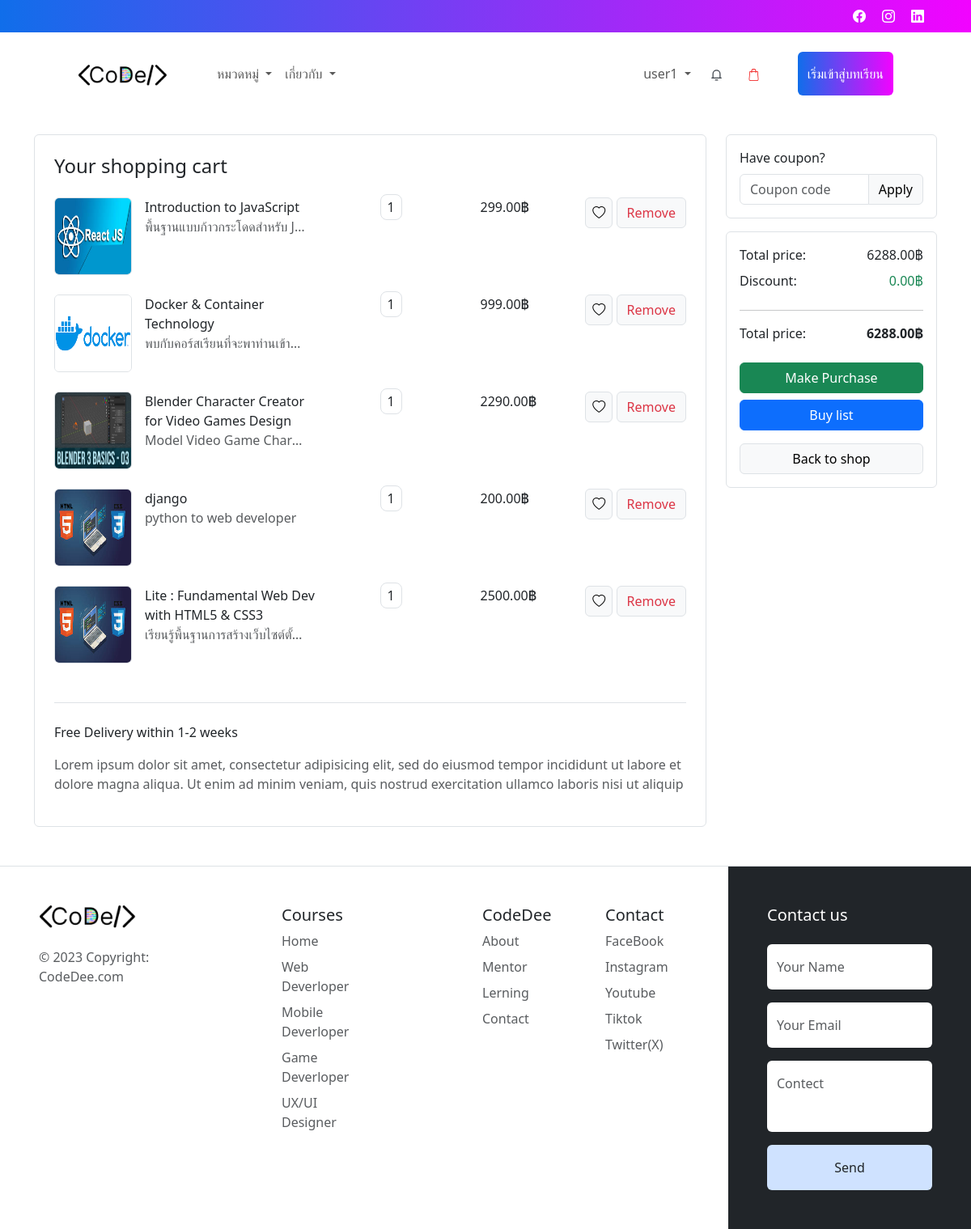
Page /cart_2.php (signed in) on the committed database.
### tables this page shows
CREATE TABLE `user` (
  `user_id` int(11) NOT NULL,
  `profile` varchar(100) NOT NULL,
  `user_username` varchar(20) NOT NULL,
  `user_password` varchar(20) NOT NULL,
  `user_fullname` varchar(50) NOT NULL,
  `user_email` varchar(50) NOT NULL,
  `user_address` varchar(100) NOT NULL,
  `tel` varchar(10) NOT NULL,
  `img_banking` varchar(50) DEFAULT NULL,
  `number_banking` varchar(15) DEFAULT NULL,
  `status_id` int(11) NOT NULL,
  `occupation` varchar(20) DEFAULT NULL,
  `detail` varchar(100) DEFAULT NULL
);

CREATE TABLE `basket` (
  `basket_id` int(11) NOT NULL,
  `user_id` int(11) NOT NULL,
  `course_id` int(11) NOT NULL
);

CREATE TABLE `course` (
  `course_id` int(11) NOT NULL,
  `user_username` varchar(100) NOT NULL,
  `course_img` varchar(100) NOT NULL,
  `course_name` varchar(150) NOT NULL,
  `course_price` decimal(10,2) NOT NULL,
  `course_promotion` varchar(7) DEFAULT NULL,
  `user_promotion` int(11) NOT NULL,
  `course_detail` varchar(500) NOT NULL,
  `course_example` varchar(100) NOT NULL,
  `rate_id` int(11) NOT NULL,
  `course_seller` int(11) DEFAULT NULL,
  `course_notsell` int(11) NOT NULL,
  `course_certificate` varchar(70) NOT NULL,
  `type_id` int(11) NOT NULL,
  `requirements` longtext NOT NULL,
  `description` longtext NOT NULL,
  `suitable_for` longtext NOT NULL,
  `income` varchar(7) DEFAULT NULL,
  `30per` varchar(7) DEFAULT NULL,
  `seller_id` int(11) NOT NULL
);

### cart_2.php (the view, shortened to what this page needs)
<?php
require_once "conn.php";
?>
<!DOCTYPE html>
<html lang="en">
<head>
    <link href="https://cdn.jsdelivr.net/npm/bootstrap@5.3.3/dist/css/bootstrap.min.css" rel="stylesheet"
>
    <link href="https://cdn.jsdelivr.net/npm/bootstrap@5.3.3/dist/css/bootstrap.min.css" rel="stylesheet"
>
    <link rel="stylesheet" href="https://cdn.jsdelivr.net/npm/bootstrap-icons@1.11.3/font/bootstrap-icons.min.css">
    <link rel="stylesheet" href="css/cart.css">
</head>
<body>
    <?php include 'navbar.php' ?>
    <section class="mt-4 mb-5">
        <div class="container">
            <div class="row">
                <div class="col-lg-9">
                    <div class="card border shadow-0">
                        <div class="m-4">
                            <h4 class="card-title mb-4">Your shopping cart</h4>
                            <?php
                            $stmt = $conn->prepare('SELECT basket.basket_id, course.course_name, course.course_price, course.course_detail, course.course_img
                                                    FROM course
                                                    INNER JOIN basket ON course.course_id = basket.course_id
                                                    WHERE user_id = :user_id');
                            $stmt->bindParam(':user_id', $_SESSION['user_login']);
                            $stmt->execute();
                            $row = $stmt->fetchAll(PDO::FETCH_ASSOC);
                            $total = 0;
                            ?>
                            <?php foreach($row as $r):?>
                            <?php $total += $r['course_price']?>
                            <div class="row gy-3 mb-4">
                                <div class="col-xl-6">
                                    <div class="me-lg-5">
                                        <div class="d-flex">
                                            <img src="img/course_img/<?php echo $r['course_img'] ?>"
                                                class="border rounded me-3" style="width: 96px; height: 96px;" />
                                            <div class="">
                                                <a href="#" class="nav-link"><?= $r['course_name'] ?></a>
                                                <p class="text-muted description"><?= $r['course_detail'] ?></p>
                                            </div>
                                        </div>
                                    </div>
                                </div>
                                <div class="col-xl-2 col-sm-6 col-6 d-flex flex-row  flex-xl-row text-nowrap">
                                    <div class="">
                                        <p style="width: 100px;" class="me-4 "><span class="border px-2 py-1 rounded-3">
                                                1
                                            </span></p>
                                    </div>
                                    <div class="">
                                        <text class="h6"><?php echo $r['course_price']; ?>฿</text> <br />
                                    </div>
                                </div>
                                <div
                                    class="col-xl-4 col-sm-6 d-flex justify-content-sm-center justify-content-md-start justify-content-lg-center justify-content-xl-end mb-2">
                                    <div class="float-md-end ms-md-auto">
                                        <a href="#!" class="btn btn-light border px-2 icon-hover-primary"><i
                                                class="bi bi-heart"></i></a>
                                        <a href="product_delete.php?basket_id=<?php echo $r['basket_id']?>"
                                            onclick="return confirm('คุณต้องการลบสินค้าในตะกร้าหรือไม่?')"
                                            class="btn btn-light border text-danger icon-hover-danger"> Remove</a>
                                    </div>
                                </div>
                            </div>
                            <?php endforeach; ?>
                        </div>
                        <div class="border-top pt-4 mx-4 mb-4">
                            <p><i class="fas fa-truck text-muted fa-lg"></i> Free Delivery within 1-2 weeks</p>
                            <p class="text-muted">
                                Lorem ipsum dolor sit amet, consectetur adipisicing elit, sed do eiusmod tempor
                                incididunt ut labore et dolore magna aliqua. Ut enim ad minim veniam, quis nostrud
                                exercitation ullamco laboris nisi ut
                                aliquip
                            </p>
                        </div>
                    </div>
                </div>
                <div class="col-lg-3">
                    <div class="card mb-3 border shadow-0">
                        <div class="card-body">
                            <form>
                                <div class="form-group">
                                    <label class="form-label">Have coupon?</label>
                                    <div class="input-group">
                                        <input type="text" class="form-control border" name=""
                                            placeholder="Coupon code" />
                                        <button class="btn btn-light border">Apply</button>
                                    </div>
                                </div>
                            </form>
                        </div>
                    </div>
                    <div class="card shadow-0 border">
                        <div class="card-body">
                            <form action="print_product.php" id="form1" method="post">
                                <div class="d-flex justify-content-between">
                                    <p class="mb-2">Total price:</p>
                                    <p class="mb-2"><?php echo $total ?>.00฿</p>
                                </div>
                                <div class="d-flex justify-content-between">
                                    <p class="mb-2">Discount:</p>
                                    <p class="mb-2 text-success">0.00฿</p>
                                </div>
                                <hr />
                                <div class="d-flex justify-content-between">
                                    <p class="mb-2">Total price:</p>
                                    <p class="mb-2 fw-bold"><?php echo $total ?>.00฿</p>
                                </div>
                                <div class="mt-3">
                                    <a href="#" class="btn btn-success w-100 shadow-0 mb-2" onclick="confirmCheckout()"
                                        role="button"> Make Purchase </a>
                                    <a href="print_product.php" class="btn btn-primary w-100 shadow-0 mb-2">Buy list</a>
                                    <a href="product.php?course_type=all" class="btn btn-light w-100 border mt-2"> Back
                                        to shop </a>
                                </div>
                            </form>
                        </div>
                    </div>
                </div>
            </div>
        </div>
    </section>
    <?php include 'footer.php'?>
</body>
</html>

### navbar.php (shortened to what this page needs)
<header class="py-2 px-3 px-md-5 d-flex justify-content-end"
    style="background: -webkit-linear-gradient(0deg,  #106eea, #f203ff); top: 0px;">
    <i class="bi bi-facebook text-white" style="margin: auto 10px;"></i>
    <i class="bi bi-instagram text-white" style="margin: auto 10px;"></i>
    <i class="bi bi-linkedin text-white" style="margin: auto 10px;"></i>
</header>
<nav class="navbar navbar-expand-lg mx-5 mx-lg-5 px-0 px-md-5 py-4 ">
    <div class="container-fluid p-0 ">
        <a class="navbar-brand me-3" href="index.php">
            <img src="images/CodeDee-logo-transformed 1.png" alt="" class="w-75">
        </a>
        <div class="collapse navbar-collapse" id="navbarNavAltMarkup">
            <div class="navbar-nav justify-content-between align-items-center w-100">
                <div class="d-flex flex-column flex-md-row mt-3 mt-lg-0">
                    <li class="nav-item dropdown">
                        <a class="nav-link dropdown-toggle" href="#" role="button" data-bs-toggle="dropdown"
                            aria-expanded="false">
                            หมวดหมู่
                        </a>
                    </li>
                    <li class="nav-item dropdown">
                        <a class="nav-link dropdown-toggle" href="#" role="button" data-bs-toggle="dropdown"
                            aria-expanded="false">
                            เกี่ยวกับ
                        </a>
                    </li>
                </div>
                <div class="d-flex flex-column flex-md-row ">
                    <?php
                    if (!empty($_SESSION['user_login'])) {
                        $user_id = $_SESSION['user_login'];
                        $sql = "SELECT user_username FROM user WHERE user_id = :user_id";
                        $stmt = $conn->prepare($sql);
                        $stmt->bindParam(':user_id', $user_id);
                        $stmt->execute();
                        $result = $stmt->fetch(PDO::FETCH_ASSOC);
                    }
                    ?>
                    <?php if (isset($_SESSION['user_login'])) { ?>
                    <li class="nav-item dropdown d-flex flex-column justify-content-center ">
                        <a class="nav-link dropdown-toggle " href="#" role="button" data-bs-toggle="dropdown"
                            aria-expanded="false">
                            <?php echo $result['user_username'] ?>
                        </a>
                    </li>
                    <button class="p-0 px-3 text-start d-none d-lg-block">
                        <svg xmlns="http://www.w3.org/2000/svg" viewBox="0 0 24 24" width="15" height="15"
                            style="color:#3c434a;">
                            <path fill="none" d="M0 0h24v24H0z"></path>
                            <path fill="currentColor"
                                d="M20 17h2v2H2v-2h2v-7a8 8 0 1 1 16 0v7zm-2 0v-7a6 6 0 1 0-12 0v7h12zm-9 4h6v2H9v-2z">
                            </path>
                        </svg>
                    </button>
                    <button data-quantity="0" class="btn-cart me-3 d-none d-lg-block">
                        <a href="cart_2.php" class="btn-cart me-3 d-none d-lg-block">
                        </a>
                    </button>
                    <?php } else { ?>
                    <a class="nav-link me-3" href="Login_User.php">เข้าสู่ระบบ</a>
                    <?php } ?>
                    <a href="<?php if(isset($_SESSION['user_login'])){
                        echo 'mylearn.php';
                    }else{ echo 'product.php?course_type=all';
                    }?>"
                        class="btn btn-primary text-white btn-gradient d-flex flex-column justify-content-center mt-3 mt-lg-0"
                        style="background: -webkit-linear-gradient(0deg,  #106eea, #f203ff); border:none;"><span>เริ่มเข้าสู่บทเรียน</span></a>
                </div>
            </div>
        </div>
    </div>
</nav>

### rows in the picture
user: user_username "user1"
basket: course.course_img (picture), course.course_name "Introduction to JavaScript", course.course_detail "พื้นฐานแบบก้าวกระโดดสำหรับ J…", course.course_price "299.00"
basket: course.course_img (picture), course.course_name "Docker & Container Technology", course.course_detail "พบกับคอร์สเรียนที่จะพาท่านเข้า…", course.course_price "999.00"
basket: course.course_img (picture), course.course_name "Blender Character Creator for Video Games Design", course.course_detail "Model Video Game Char…", course.course_price "2290.00"
basket: course.course_img (picture), course.course_name "django", course.course_detail "python to web developer", course.course_price "200.00"
basket: course.course_img (picture), course.course_name "Lite : Fundamental Web Dev with HTML5 & CSS3", course.course_detail "เรียนรู้พื้นฐานการสร้างเว็บไซต์ตั้…", course.course_price "2500.00"

### other values in the picture
$total "6288"
